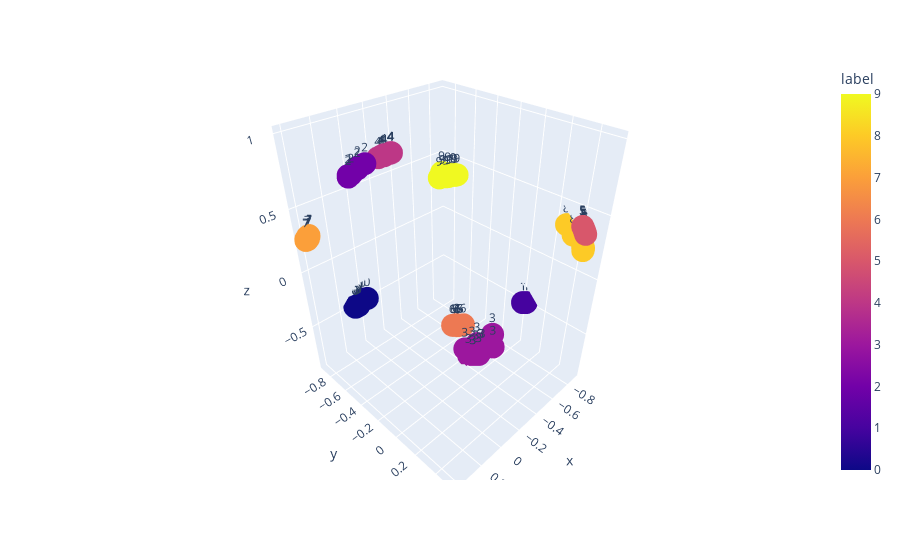

Source (notebook cell):
### Code cell
df = pd.DataFrame({'x': new_embeds[:, 0], 
                   'y': new_embeds[:, 1], 
                   'z': new_embeds[:, 2], 
                   'label': new_labels})

fig = px.scatter_3d(df, x='x', y='y', z='z',
                      color='label', text='label')
fig.show()
